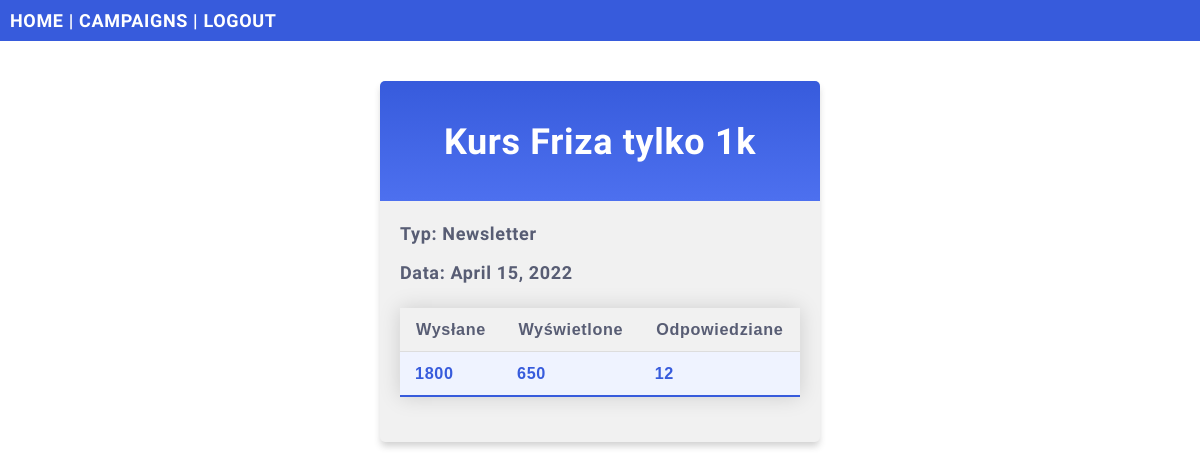
/campaigns/details/kurs-friza-tylko-1k (signed in), run on the app's committed database.
### mails/models.py (models this page shows, shortened)
class Campaign(models.Model):
    name = models.CharField(max_length=255)
    type = models.CharField(max_length=255)
    date = models.DateField()
    sent = models.IntegerField()
    seen = models.IntegerField()
    replied = models.IntegerField()
    slug = models.SlugField(default="", null=False)

### mails/views.py (the view)
# urls.py: path('campaigns/details/<slug:slug>', views.details, name='details'),
@login_required
def details(request, slug):
    mycampaign = Campaign.objects.get(slug=slug)
    template = loader.get_template('details.html')
    context = {
        'mycampaign': mycampaign,
    }
    return HttpResponse(template.render(context, request))

### mails/templates/details.html (shortened to what this page needs)
{% extends "master.html" %}
{% block content %}
<div class="mycard">
  <h1>{{ mycampaign.name }}</h1>
  <p>Typ: {{ mycampaign.type }}</p>
  <p>Data: {{ mycampaign.date }} </p>
  <table class="styled-table">
    <tr>
        <th>Wysłane</th>
        <th>Wyświetlone</th>
        <th>Odpowiedziane</th>
    </tr>
    <tr class="active-row">
        <td>{{ mycampaign.sent }}</td>
        <td>{{ mycampaign.seen }}</td>
        <td>{{ mycampaign.replied }}</td>
    </tr>
  </table>
</div>
{% endblock %}

### mystaticfiles/mystyles.css (style rules this page uses)
body { margin:0; font: 600 18px 'Source Sans Pro', sans-serif; letter-spacing: 0.64px; color: #585d74; }
.mycard { background-color: #f1f1f1; background-image: linear-gradient(to bottom, #375BDC, #4D70EF); background-size: 100% 120px; background-repeat: no-repeat; margin: 40px auto; width: 400px; border-radius: 5px; box-shadow: 0 5px 7px -1px rgba(51, 51, 51, 0.23); padding: 20px; }
.mycard h1 { text-align: center; color:#ffffff; margin:20px 0 60px 0; }
.styled-table { border-collapse: collapse; margin: 25px 0; font-size: 0.9em; font-family: sans-serif; min-width: 400px; box-shadow: 0 0 20px rgba(0, 0, 0, 0.15); }
.styled-table th, .styled-table td { padding: 12px 15px; }
.styled-table tbody tr { border-bottom: 1px solid #dddddd; }
.styled-table tbody tr:nth-of-type(even) { background-color: #f3f3f3; }
.styled-table tbody tr:last-of-type { border-bottom: 2px solid #375BDC; }
.styled-table tbody tr.active-row { font-weight: bold; color: #375BDC; background-color: #eff3ff; }

### data on the page
Campaign: name "Kurs Friza tylko 1k", type "Newsletter", date "April 15, 2022", sent "1800", seen "650", replied "12"
